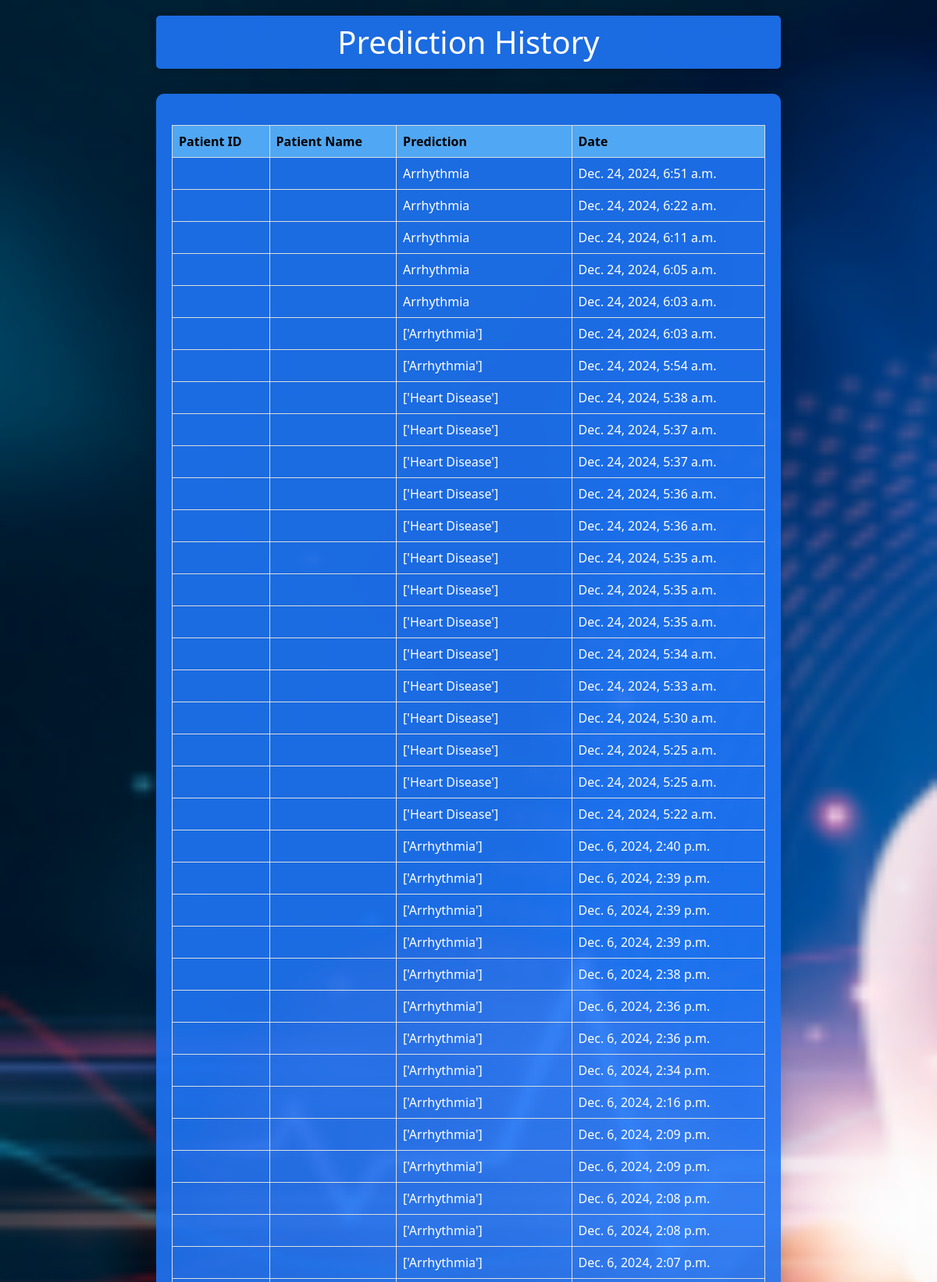
The app's page /users/view_history/ (signed in, upper part) with its own data.
### users/models.py (models this page shows, shortened)
class Profile_result(models.Model):
    user = models.ForeignKey(settings.AUTH_USER_MODEL, on_delete=models.CASCADE)
    patient_id = models.CharField(max_length=20, blank=True)
    patient_name = models.CharField(max_length=100, blank=True)
    height = models.FloatField()
    weight = models.FloatField()
    temperature = models.FloatField()
    heart_rate = models.FloatField()
    cholesterol = models.FloatField()
    blood_sugar = models.FloatField()
    systolic = models.FloatField()
    diastolic = models.FloatField()
    symptoms = models.CharField(max_length=100,default='None')
    existing_conditions = models.CharField(max_length=100,default='None')
    family_history = models.CharField(max_length=100,default='No')
    smoking_status = models.CharField(max_length=100,default='Never')
    laboratory_results = models.CharField(max_length=100,default='None')
    prediction = models.CharField(max_length=100,default='None')
    created_at = models.DateTimeField(auto_now_add=True)

### users/views.py (the view)
# urls.py: path('view_history/', views.view_history, name='view_history'),
@login_required
def view_history(request):
    profile_results = Profile_result.objects.filter(user=request.user).order_by('-created_at')
    return render(request, 'users/view_history.html', {
        'profile_results': profile_results,
        'message': 'No previous results found.' if not profile_results.exists() else ''
    })

### users/templates/users/view_history.html (shortened to what this page needs)
<!DOCTYPE html>
<html lang="en">
<head>
    {% load static %}
    <link href="https://stackpath.bootstrapcdn.com/bootstrap/4.5.2/css/bootstrap.min.css" rel="stylesheet">
</head>
<body>
    <h1>Prediction History</h1>
    <div class="container">
        {% if message %}
            <p>{{ message }}</p>
        {% else %}
            <table>
                <thead>
                    <tr class="Heading">
                        <th>Patient ID</th>
                        <th>Patient Name</th>
                        <th>Prediction</th>
                        <th>Date</th>
                    </tr>
                </thead>
                <tbody>
                    {% for result in profile_results %}
                        <tr>
                            <td>{{ result.patient_id }}</td>
                            <td>{{ result.patient_name }}</td>
                            <td>{{ result.prediction }}</td>
                            <td>{{ result.created_at }}</td>
                        </tr>
                    {% endfor %}
                </tbody>
            </table>
        {% endif %}
    </div>
</body>
</html>

### records on screen
Profile_result: prediction "Arrhythmia", created_at "Dec. 24, 2024, 6:51 a.m."
Profile_result: prediction "Arrhythmia", created_at "Dec. 24, 2024, 6:22 a.m."
Profile_result: prediction "Arrhythmia", created_at "Dec. 24, 2024, 6:11 a.m."
Profile_result: prediction "Arrhythmia", created_at "Dec. 24, 2024, 6:05 a.m."
Profile_result: prediction "Arrhythmia", created_at "Dec. 24, 2024, 6:03 a.m."
Profile_result: prediction "['Arrhythmia']", created_at "Dec. 24, 2024, 6:03 a.m."
Profile_result: prediction "['Arrhythmia']", created_at "Dec. 24, 2024, 5:54 a.m."
Profile_result: prediction "['Heart Disease']", created_at "Dec. 24, 2024, 5:38 a.m."
Profile_result: prediction "['Heart Disease']", created_at "Dec. 24, 2024, 5:37 a.m."
Profile_result: prediction "['Heart Disease']", created_at "Dec. 24, 2024, 5:37 a.m."
Profile_result: prediction "['Heart Disease']", created_at "Dec. 24, 2024, 5:36 a.m."
Profile_result: prediction "['Heart Disease']", created_at "Dec. 24, 2024, 5:36 a.m."
Profile_result: prediction "['Heart Disease']", created_at "Dec. 24, 2024, 5:35 a.m."
Profile_result: prediction "['Heart Disease']", created_at "Dec. 24, 2024, 5:35 a.m."
Profile_result: prediction "['Heart Disease']", created_at "Dec. 24, 2024, 5:35 a.m."
Profile_result: prediction "['Heart Disease']", created_at "Dec. 24, 2024, 5:34 a.m."
Profile_result: prediction "['Heart Disease']", created_at "Dec. 24, 2024, 5:33 a.m."
Profile_result: prediction "['Heart Disease']", created_at "Dec. 24, 2024, 5:30 a.m."
Profile_result: prediction "['Heart Disease']", created_at "Dec. 24, 2024, 5:25 a.m."
Profile_result: prediction "['Heart Disease']", created_at "Dec. 24, 2024, 5:25 a.m."
Profile_result: prediction "['Heart Disease']", created_at "Dec. 24, 2024, 5:22 a.m."
Profile_result: prediction "['Arrhythmia']", created_at "Dec. 6, 2024, 2:40 p.m."
Profile_result: prediction "['Arrhythmia']", created_at "Dec. 6, 2024, 2:39 p.m."
Profile_result: prediction "['Arrhythmia']", created_at "Dec. 6, 2024, 2:39 p.m."
Profile_result: prediction "['Arrhythmia']", created_at "Dec. 6, 2024, 2:39 p.m."
Profile_result: prediction "['Arrhythmia']", created_at "Dec. 6, 2024, 2:38 p.m."
Profile_result: prediction "['Arrhythmia']", created_at "Dec. 6, 2024, 2:36 p.m."
Profile_result: prediction "['Arrhythmia']", created_at "Dec. 6, 2024, 2:36 p.m."
Profile_result: prediction "['Arrhythmia']", created_at "Dec. 6, 2024, 2:34 p.m."
Profile_result: prediction "['Arrhythmia']", created_at "Dec. 6, 2024, 2:16 p.m."
Profile_result: prediction "['Arrhythmia']", created_at "Dec. 6, 2024, 2:09 p.m."
Profile_result: prediction "['Arrhythmia']", created_at "Dec. 6, 2024, 2:09 p.m."
Profile_result: prediction "['Arrhythmia']", created_at "Dec. 6, 2024, 2:08 p.m."
Profile_result: prediction "['Arrhythmia']", created_at "Dec. 6, 2024, 2:08 p.m."
Profile_result: prediction "['Arrhythmia']", created_at "Dec. 6, 2024, 2:07 p.m."
